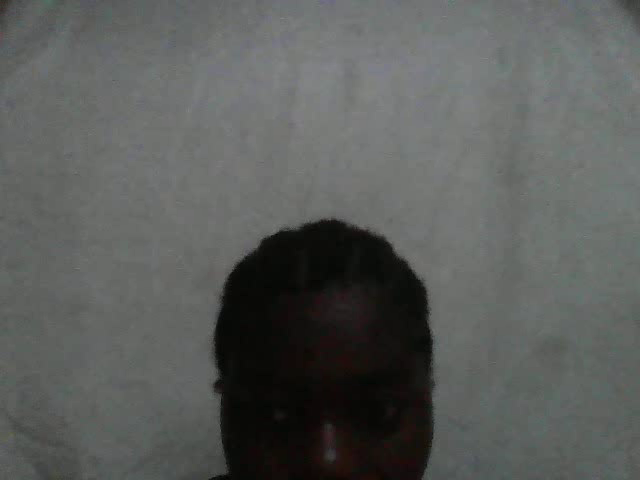
#> input picture frame 13 of security_record.avi, 640 x 480 px, given in place of the camera
$ python Security2.py
#> lines starting #> are read from the running program, lines starting #| are printed output that depends on the picture
import cv2 as cv
import time

cap = cv.VideoCapture(0)

last_capture_time = 0

# Read first frame
ret, frame1 = cap.read()
#> frame1 is the input picture: shape (480, 640, 3); mean B, G, R 90.5, 92.6, 90.5
prev_frame = cv.cvtColor(frame1, cv.COLOR_BGR2GRAY)
prev_frame = cv.GaussianBlur(prev_frame, (5,5), 0)

recording = False
out = None
last_motion_time = 0
object_count = 0

while True:
    ret, frame = cap.read()
    if not ret:
        break

    gray = cv.cvtColor(frame, cv.COLOR_BGR2GRAY)
    blur = cv.GaussianBlur(gray, (5,5), 0)

    # Detect motion
    diff = cv.absdiff(prev_frame, blur)
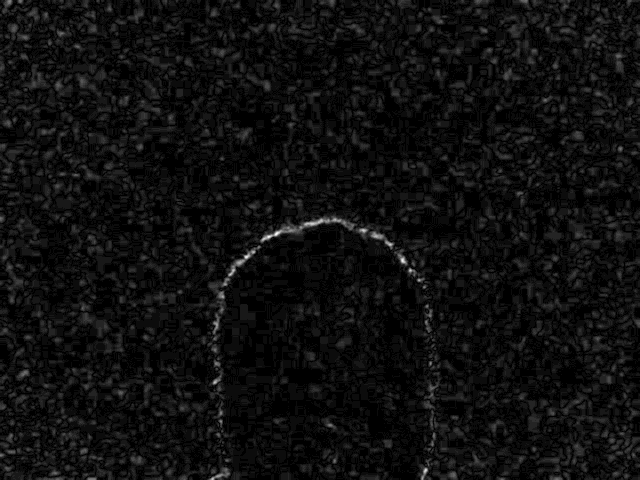
#> diff: shape (480, 640); min 0, max 21, mean 1.2; drawn with min black and max white
    _, thresh = cv.threshold(diff, 25, 255, cv.THRESH_BINARY)
#> thresh: shape (480, 640); every value is 0
    thresh = cv.dilate(thresh, None, iterations=2)

    contours, _ = cv.findContours(
        thresh, cv.RETR_EXTERNAL, cv.CHAIN_APPROX_SIMPLE
    )
#> contours = []

    motion_detected = False

    for contour in contours:
        if cv.contourArea(contour) < 800:
            continue

        motion_detected = True
        x, y, w, h = cv.boundingRect(contour)
        cv.rectangle(frame, (x,y), (x+w,y+h), (0,255,0), 2)
#> this loop made 0 passes

    # -------- ACTIONS WHEN MOTION DETECTED --------
    if motion_detected:
        last_motion_time = time.time()

        # Warning text
        cv.putText(frame, "INTRUDER DETECTED!",
                   (20,50),
                   cv.FONT_HERSHEY_SIMPLEX,
                   1, (0,0,255), 3)

        # Count object
        object_count += 1

        # Take screenshot
        filename = f"intruder_{int(time.time())}.jpg"
        cv.imwrite(filename, frame)

        # Start recording
        if not recording:
            fourcc = cv.VideoWriter_fourcc(*'XVID')
            out = cv.VideoWriter(
                'security_record.avi',
                fourcc,
                20.0,
                (frame.shape[1], frame.shape[0])
            )
            recording = True

    # -------- STOP RECORDING AFTER NO MOTION --------
    if recording:
        out.write(frame)

        # stop after 5 seconds without motion
        if time.time() - last_motion_time > 5:
            recording = False
            out.release()
            print("Recording stopped")

    # Display object count
    cv.putText(frame, f"Objects: {object_count}",
               (20,90),
               cv.FONT_HERSHEY_SIMPLEX,
               0.8, (255,0,0), 2)
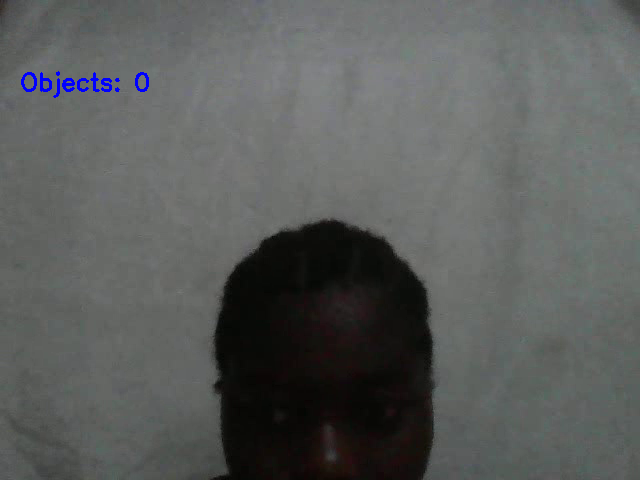
#> frame: shape (480, 640, 3); mean B, G, R 91.2, 92.4, 90.3

    cv.imshow("Security Camera", frame)
    cv.imshow("Motion Mask", thresh)

    prev_frame = blur

    if cv.waitKey(1) & 0xFF == ord('q'):
#> (key q is pressed here)
        break

cap.release()
cv.destroyAllWindows()

$ run again, starting later in the video
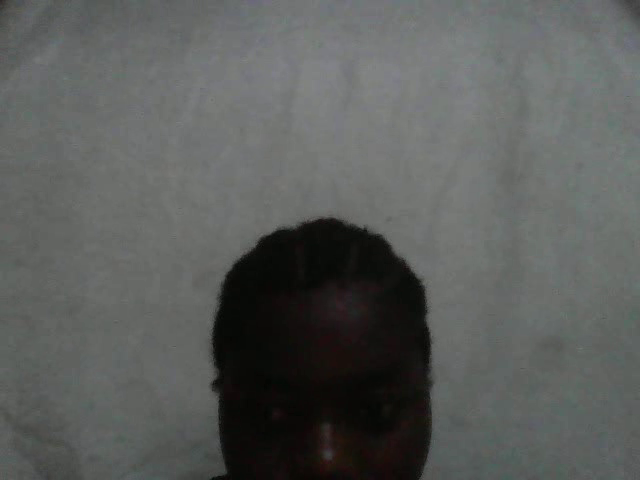
#> input picture frame 59 of security_record.avi, 640 x 480 px, given in place of the camera
#> frame1 is the input picture: shape (480, 640, 3); mean B, G, R 90.8, 92.7, 90.6
#> `diff = cv.absdiff(prev_frame, blur)`:
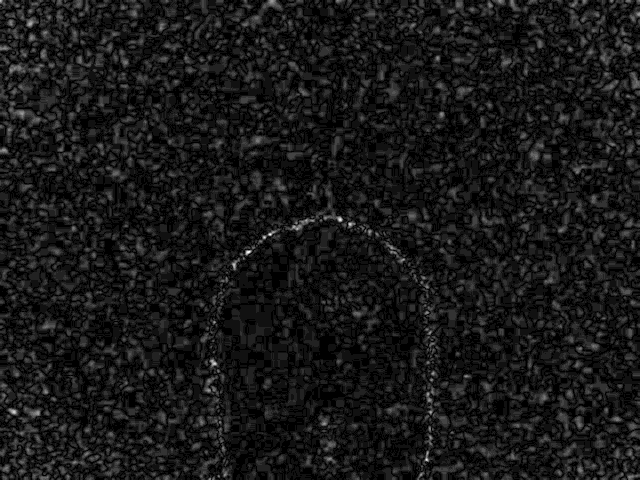
#> diff: shape (480, 640); min 0, max 15, mean 1.39; drawn with min black and max white
#> thresh: shape (480, 640); every value is 0
#> contours = []
#> `cv.putText(frame, f"Objects: {object_count}", (20,90), cv.FONT_HERSHEY..`:
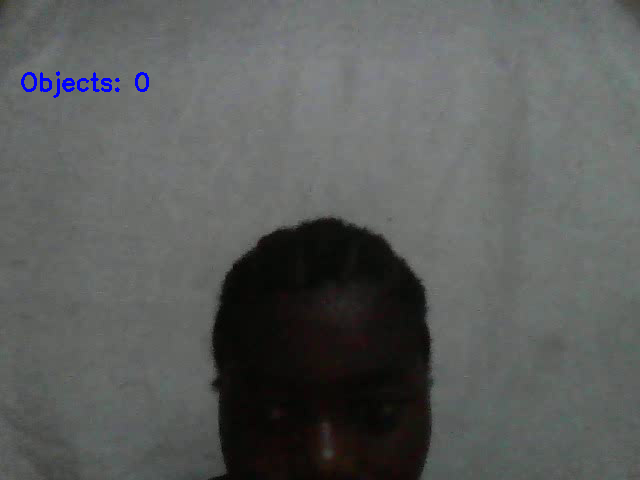
#> frame: shape (480, 640, 3); mean B, G, R 91.2, 92.4, 90.3

$ run again, starting later in the video
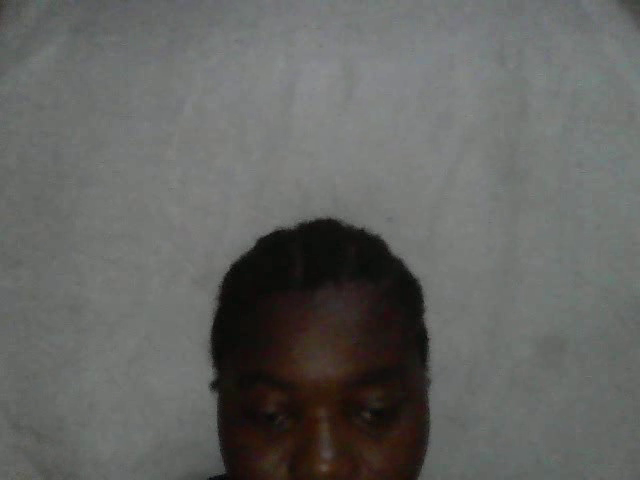
#> input picture frame 106 of security_record.avi, 640 x 480 px, given in place of the camera
#> frame1 is the input picture: shape (480, 640, 3); mean B, G, R 97.7, 100.1, 99.5
#> `diff = cv.absdiff(prev_frame, blur)`:
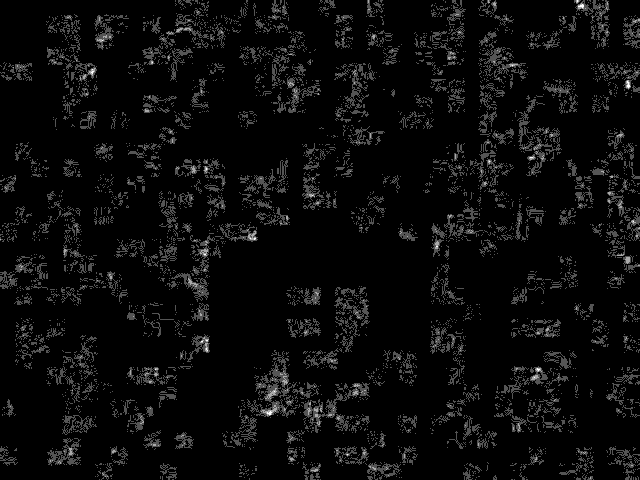
#> diff: shape (480, 640); min 0, max 3, mean 0.131; drawn with min black and max white
#> thresh: shape (480, 640); every value is 0
#> contours = []
#> `cv.putText(frame, f"Objects: {object_count}", (20,90), cv.FONT_HERSHEY..`:
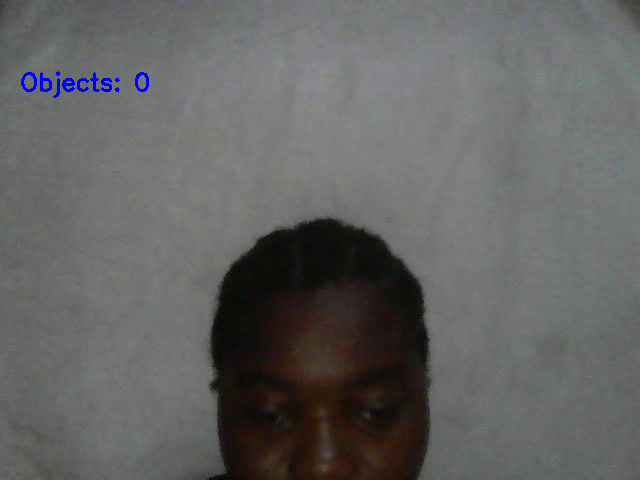
#> frame: shape (480, 640, 3); mean B, G, R 97.9, 99.7, 99.1
